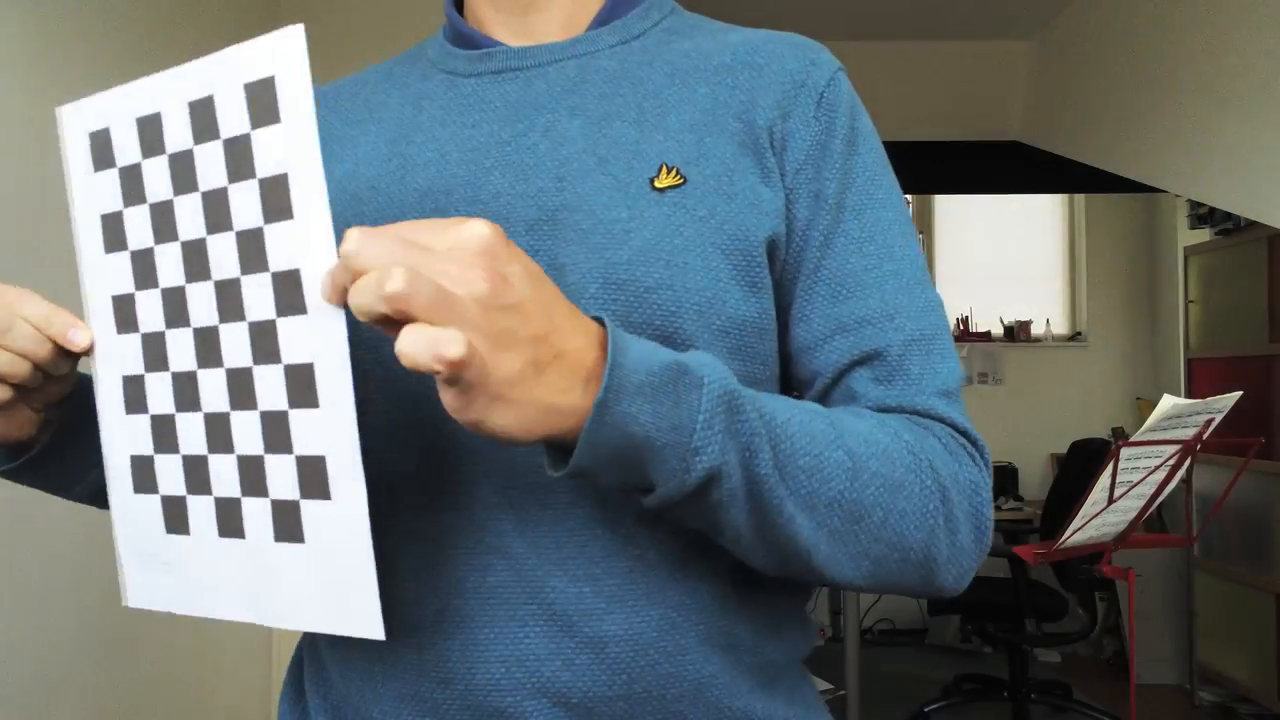
#> input picture frame 40 of examples/camera_calib/camera_calib_720p.mkv, 1280 x 720 px, given in place of Video_premiere_utilisation.mp4, which was not available
$ python orb_stabilization.py   (older library calls are emulated)
#> lines starting #> are read from the running program, lines starting #| are printed output that depends on the picture; after the words box and inside, x2 and y2 are one past the last pixel; in counts of white or black regions, pixels touching at a corner belong together; pictures that were not available may be replaced by others from this repository, and a replacement may not be noted
import cv2
import numpy as np
import matplotlib.pyplot as plt

def orb_detector(new_image, image_template,show_img=False,show_kp=False):
    image1 = new_image
    image2 = image_template


    # Create ORB detector object
    orb = cv2.ORB_create(400)
    # Obtain the keypoints and descriptors using ORB
    keypoints_1, descriptors_1 = orb.detectAndCompute(image1, None)
    keypoints_2, descriptors_2 = orb.detectAndCompute(image2, None)
    if show_kp:
    	img_1 = cv2.drawKeypoints(image1,keypoints_1,image1)
    	img_2 = cv2.drawKeypoints(image2,keypoints_2,image2)
    	plt.imshow(img_1)
    	print("key_scene")
    	plt.show()
    	plt.imshow(img_2)
    	print("key_temp")
    	plt.show()

    bf = cv2.BFMatcher(cv2.NORM_HAMMING, crossCheck=True)
    matches = bf.match(descriptors_1,descriptors_2)
    matches = sorted(matches, key = lambda x:x.distance)
    # Draw first 10 matches.
    img3 = cv2.drawMatches(image1,keypoints_1,image2,keypoints_2,matches[:10],None, flags=2)

    plt.imshow(img3)
    plt.show()

    return matches

#
#	Load images and video and crop the ROI
#

# Load the video and extract first frame
video = cv2.VideoCapture("/home/grdebray/Documents/Doc/Data/Noirath/Video_premiere_utilisation.mp4")
ret, frame = video.read()
#> frame is the input picture: shape (720, 1280, 3); mean B, G, R 119.4, 115.9, 105.8
height, width = frame.shape[:2]
#> height = 720; width = 1280
frame_gr = cv2.cvtColor(frame, cv2.COLOR_BGR2GRAY)
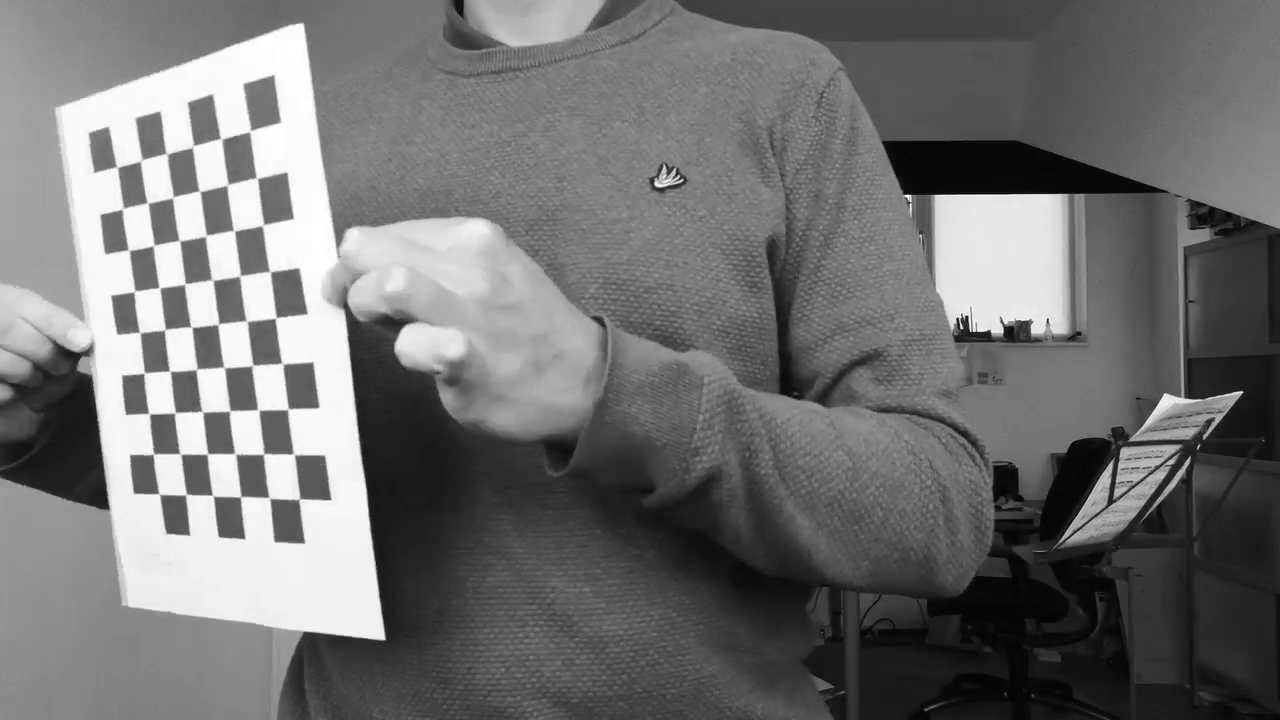
#> frame_gr: shape (720, 1280); min 0, max 255, mean 113.2


image_template = cv2.imread('damier.png', cv2.CV_32F)
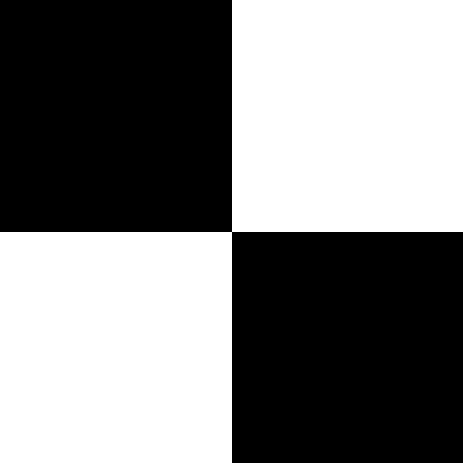
#> input picture dev/stabilisation_trials/damier.png, 463 x 463 px
#> image_template is the input picture: shape (463, 463, 3); 50% white; 1 white region, box (x1, y1, x2, y2) and area: (0, 0, 463, 463) 107184
bigger = cv2.resize(image_template, (200, 200))
#> bigger: shape (200, 200, 3); 50% white; 1 white region, box (x1, y1, x2, y2) and area: (0, 0, 200, 200) 20000
gray1 = cv2.cvtColor(bigger, cv2.COLOR_BGR2GRAY)


# Define ROI Box Dimensions
top_left_x = int (2*width/3) + 140
#> top_left_x = 993
top_left_y = int (height/3)
#> top_left_y = 240
bottom_right_x = int (4*width/5) + 40
#> bottom_right_x = 1064
bottom_right_y = int (height/4)
#> bottom_right_y = 180


# Crop window of observation we defined above
cropped = frame_gr[bottom_right_y:top_left_y , top_left_x:bottom_right_x]
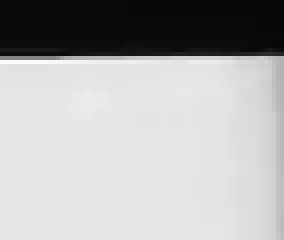
#> cropped: shape (60, 71) (shown 4 times larger); min 8, max 250, mean 175.6


# Get number of ORB matches
matches = orb_detector(cropped, gray1,show_img=True,show_kp=True)
#> in orb_detector, `keypoints_1, descriptors_1 = orb.detectAndCompute(image1, None)`: keypoints_1 = (); descriptors_1 = None
#> in orb_detector, `keypoints_2, descriptors_2 = orb.detectAndCompute(image2, None)`: keypoints_2 = 16 keypoints; strongest (x, y, size): (102, 102, 77.1), (95, 95, 77.1), (102, 95, 77.1), (95, 102, 77.1)
#> in orb_detector, `matches = bf.match(descriptors_1,descriptors_2)`: matches = ()
#> in orb_detector, `matches = sorted(matches, key = lambda x:x.distance)`: matches = []
#> in orb_detector, `img3 = cv2.drawMatches(image1,keypoints_1,image2,keypoints_2,matches[:..`:
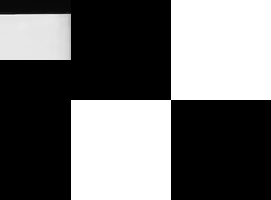
#> img3: shape (200, 271, 3); min 0, max 255, mean 107.9
#> matches = []

$ run again, starting later in the video
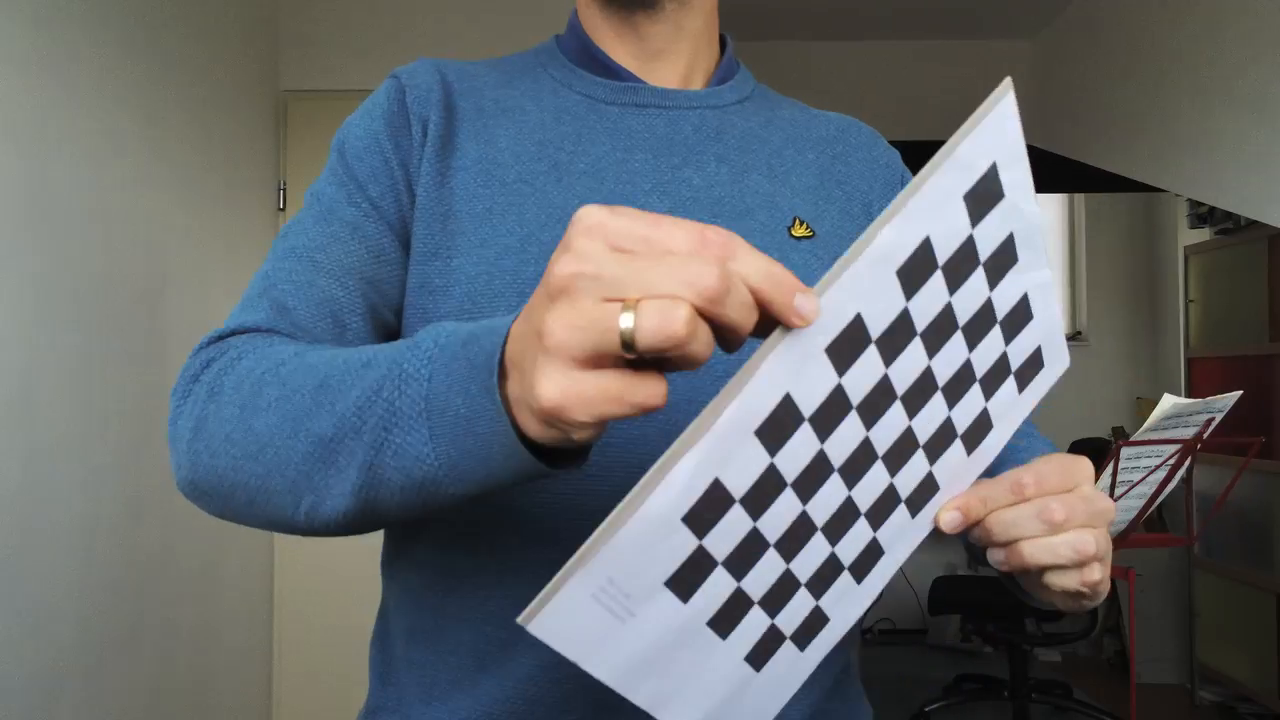
#> input picture frame 180 of examples/camera_calib/camera_calib_720p.mkv, 1280 x 720 px, given in place of Video_premiere_utilisation.mp4, which was not available
#> frame is the input picture: shape (720, 1280, 3); mean B, G, R 111.5, 106.4, 101
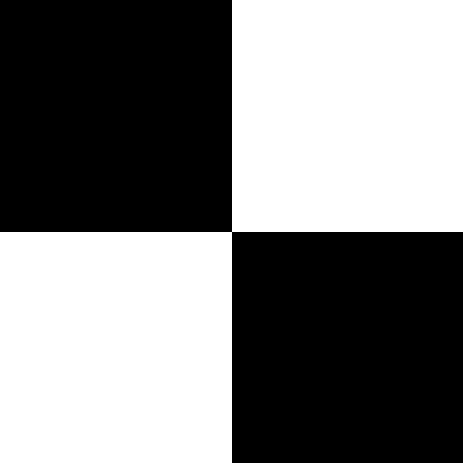
#> input picture dev/stabilisation_trials/damier.png, 463 x 463 px
#> image_template is the input picture: shape (463, 463, 3); 50% white; 1 white region, box (x1, y1, x2, y2) and area: (0, 0, 463, 463) 107184
#> bigger: shape (200, 200, 3); 50% white; 1 white region, box (x1, y1, x2, y2) and area: (0, 0, 200, 200) 20000
#> keypoints_1 = (); descriptors_1 = None
#> keypoints_2 = 16 keypoints; strongest (x, y, size): (102, 102, 77.1), (95, 95, 77.1), (102, 95, 77.1), (95, 102, 77.1)
#> in orb_detector, `matches = bf.match(descriptors_1,descriptors_2)`: matches = ()
#> in orb_detector, `matches = sorted(matches, key = lambda x:x.distance)`: matches = []
#> in orb_detector, `img3 = cv2.drawMatches(image1,keypoints_1,image2,keypoints_2,matches[:..`:
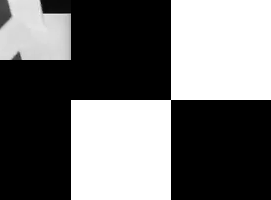
#> img3: shape (200, 271, 3); min 0, max 255, mean 108.7

$ run again, starting later in the video
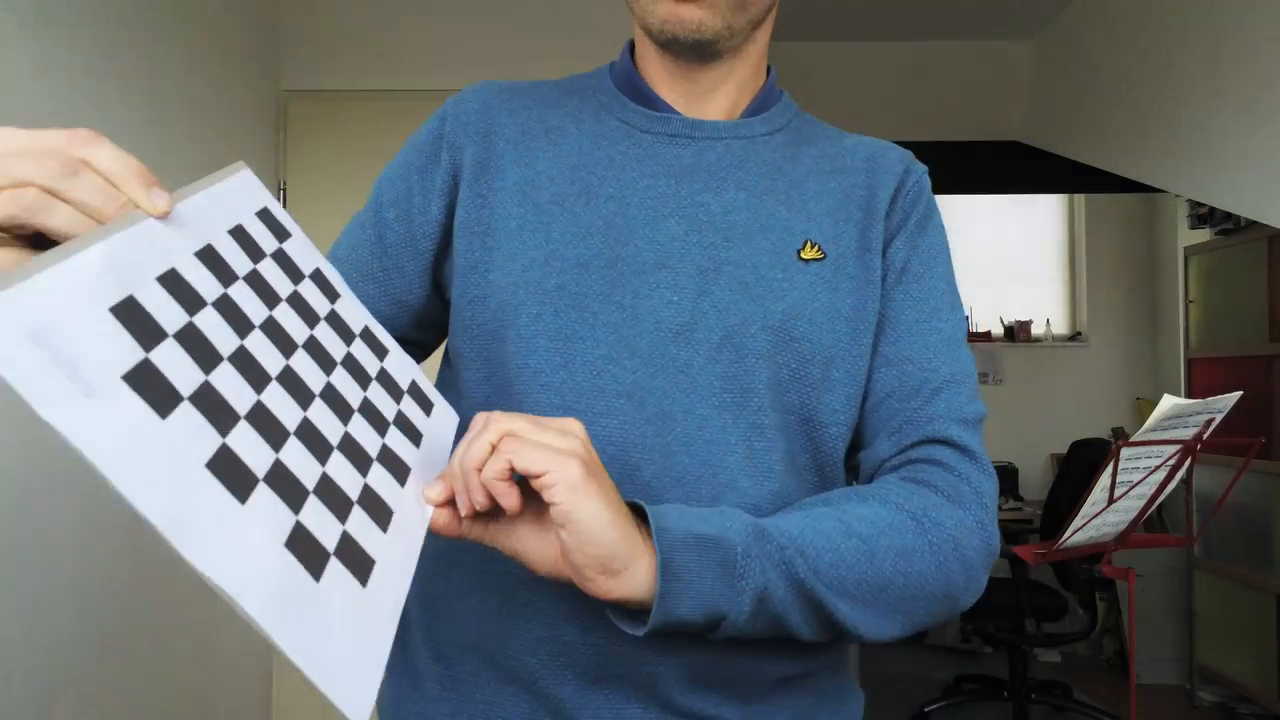
#> input picture frame 320 of examples/camera_calib/camera_calib_720p.mkv, 1280 x 720 px, given in place of Video_premiere_utilisation.mp4, which was not available
#> frame is the input picture: shape (720, 1280, 3); mean B, G, R 118.2, 110.2, 100
#> `frame_gr = cv2.cvtColor(frame, cv2.COLOR_BGR2GRAY)`:
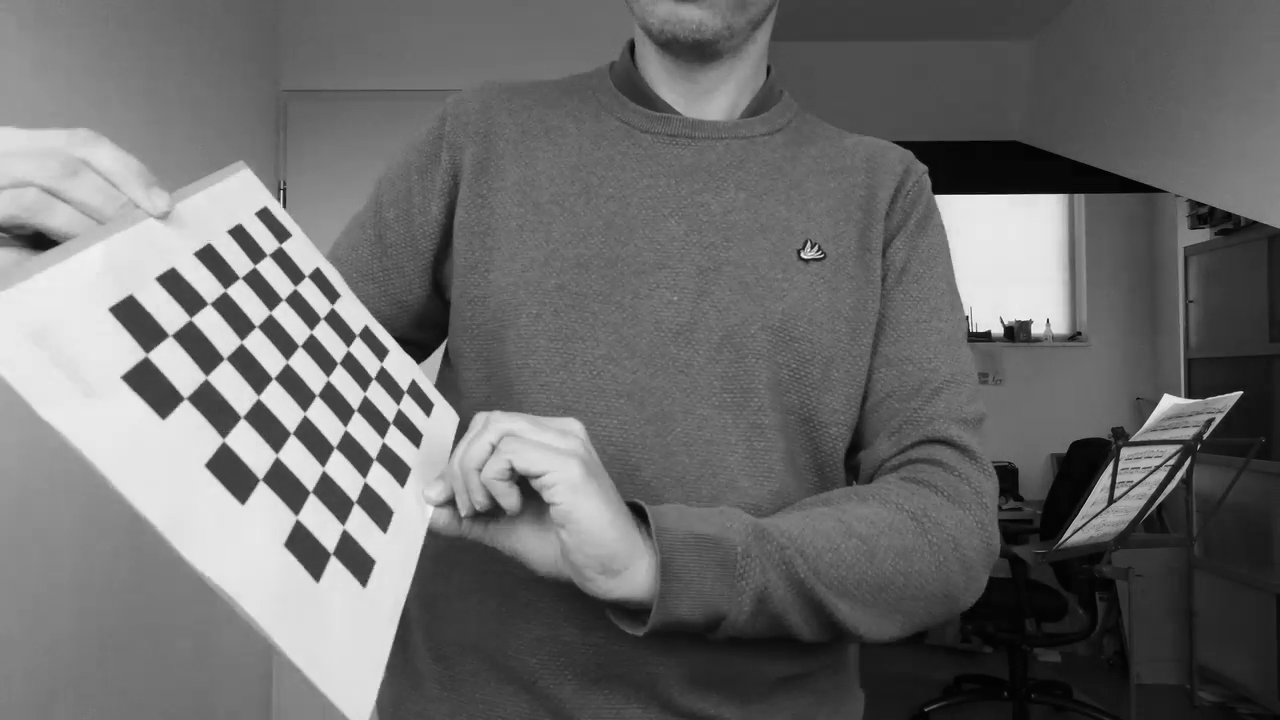
#> frame_gr: shape (720, 1280); min 0, max 251, mean 108.1
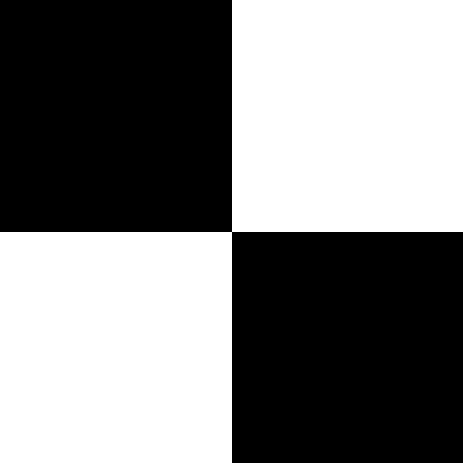
#> input picture dev/stabilisation_trials/damier.png, 463 x 463 px
#> image_template is the input picture: shape (463, 463, 3); 50% white; 1 white region, box (x1, y1, x2, y2) and area: (0, 0, 463, 463) 107184
#> bigger: shape (200, 200, 3); 50% white; 1 white region, box (x1, y1, x2, y2) and area: (0, 0, 200, 200) 20000
#> keypoints_1 = (); descriptors_1 = None
#> keypoints_2 = 16 keypoints; strongest (x, y, size): (102, 102, 77.1), (95, 95, 77.1), (102, 95, 77.1), (95, 102, 77.1)
#> in orb_detector, `matches = bf.match(descriptors_1,descriptors_2)`: matches = ()
#> in orb_detector, `matches = sorted(matches, key = lambda x:x.distance)`: matches = []
